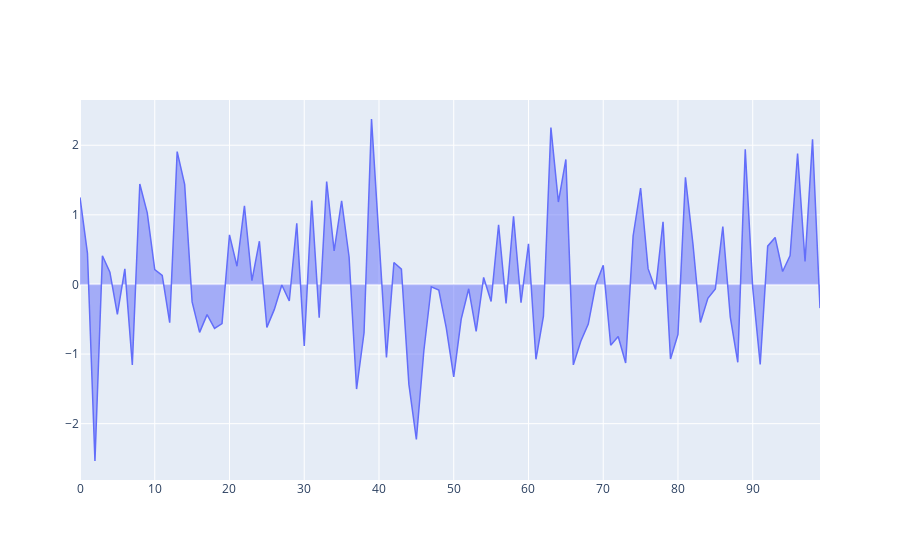

Notebook cell for this chart:
### Code cell
fig.clear()
fig.area(df.x)
fig()
